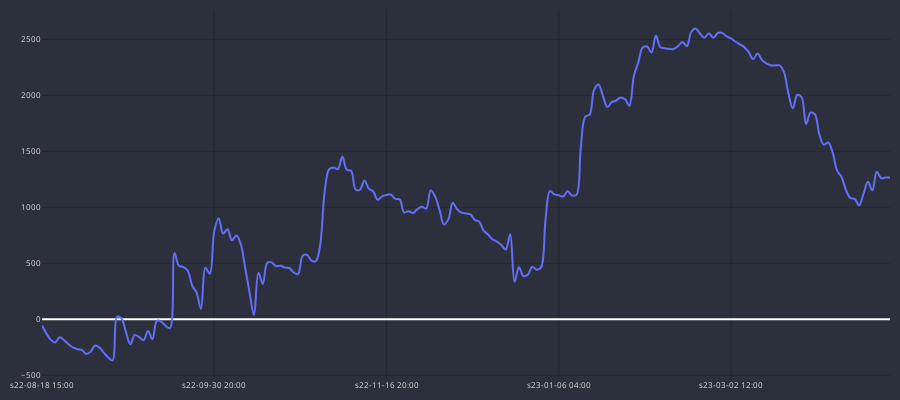
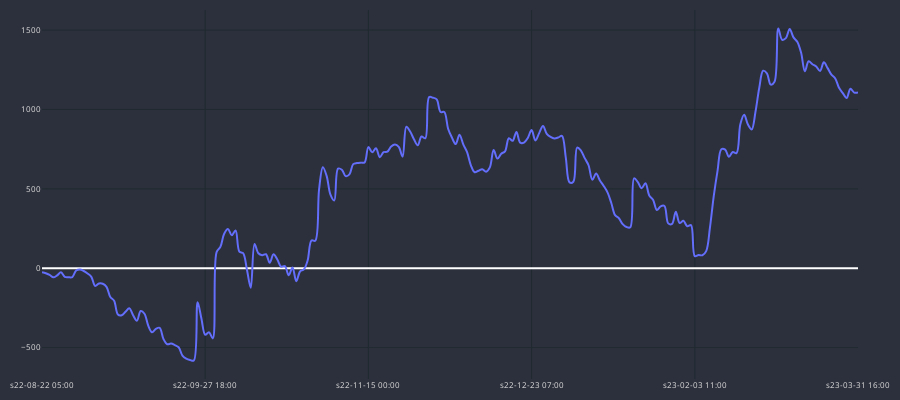
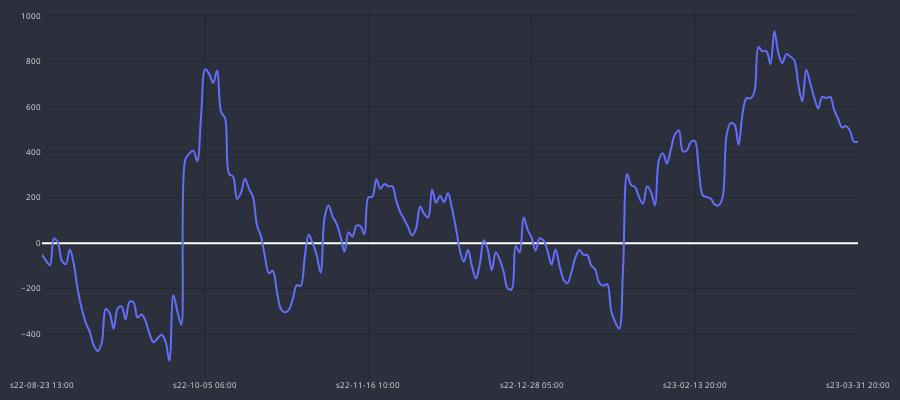
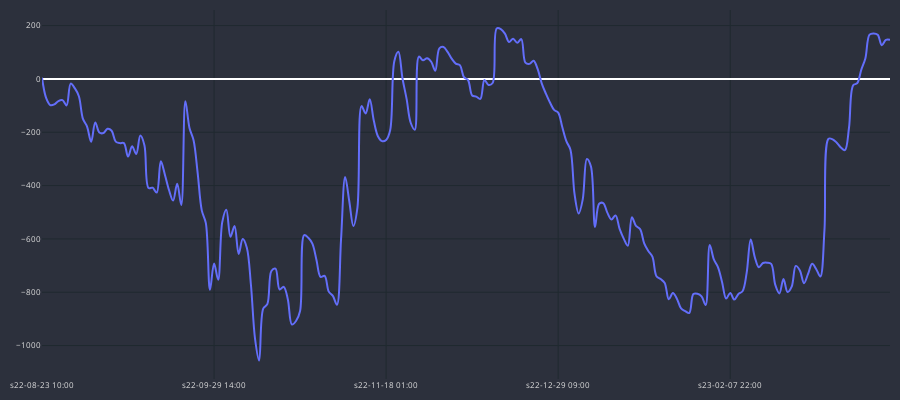

The notebook cell saved with these charts, in order:
### Code cell
for curr in df_MA_10_MA_20[df_MA_10_MA_20.total_gain > 0].pair.unique():
    temp_gains = df_ma_trades_h1[(df_ma_trades_h1.cross==cross)&
                           (df_ma_trades_h1.pair==curr)].copy()
    print(curr, int(temp_gains.GAIN.sum()))
    cp = CandlePlot(temp_gains, candles=False)
    cp.show_plot(line_traces=['GAIN_C'])

### Figure 1 — Plotly figure (JSON) as saved in the notebook; plotly's stock layout.template omitted (floating-point values rounded to 4 significant figures; data arrays with more than 128 entries replaced by an {"elided": "..."} marker saying what was removed)
{"data": [{"line": {"shape": "spline", "width": 2}, "name": "GAIN_C", "type": "scatter", "x": {"elided": "193 str values"}, "y": {"elided": "193 float values"}}], "layout": {"font": {"color": "#e1e1e1", "size": 8}, "height": 400, "margin": {"b": 10, "l": 10, "r": 10, "t": 10}, "paper_bgcolor": "#2c303c", "plot_bgcolor": "#2c303c", "width": 900, "xaxis": {"gridcolor": "#1f292f", "nticks": 5, "rangeslider": {"visible": false}}, "yaxis": {"gridcolor": "#1f292f"}}}

### Figure 2 — Plotly figure (JSON) as saved in the notebook; plotly's stock layout.template omitted (floating-point values rounded to 4 significant figures; data arrays with more than 128 entries replaced by an {"elided": "..."} marker saying what was removed)
{"data": [{"line": {"shape": "spline", "width": 2}, "name": "GAIN_C", "type": "scatter", "x": {"elided": "216 str values"}, "y": {"elided": "216 float values"}}], "layout": {"font": {"color": "#e1e1e1", "size": 8}, "height": 400, "margin": {"b": 10, "l": 10, "r": 10, "t": 10}, "paper_bgcolor": "#2c303c", "plot_bgcolor": "#2c303c", "width": 900, "xaxis": {"gridcolor": "#1f292f", "nticks": 5, "rangeslider": {"visible": false}}, "yaxis": {"gridcolor": "#1f292f"}}}

### Figure 3 — Plotly figure (JSON) as saved in the notebook; plotly's stock layout.template omitted (floating-point values rounded to 4 significant figures; data arrays with more than 128 entries replaced by an {"elided": "..."} marker saying what was removed)
{"data": [{"line": {"shape": "spline", "width": 2}, "name": "GAIN_C", "type": "scatter", "x": {"elided": "206 str values"}, "y": {"elided": "206 float values"}}], "layout": {"font": {"color": "#e1e1e1", "size": 8}, "height": 400, "margin": {"b": 10, "l": 10, "r": 10, "t": 10}, "paper_bgcolor": "#2c303c", "plot_bgcolor": "#2c303c", "width": 900, "xaxis": {"gridcolor": "#1f292f", "nticks": 5, "rangeslider": {"visible": false}}, "yaxis": {"gridcolor": "#1f292f"}}}

### Figure 4 — Plotly figure (JSON) as saved in the notebook; plotly's stock layout.template omitted (floating-point values rounded to 4 significant figures; data arrays with more than 128 entries replaced by an {"elided": "..."} marker saying what was removed)
{"data": [{"line": {"shape": "spline", "width": 2}, "name": "GAIN_C", "type": "scatter", "x": {"elided": "208 str values"}, "y": {"elided": "208 float values"}}], "layout": {"font": {"color": "#e1e1e1", "size": 8}, "height": 400, "margin": {"b": 10, "l": 10, "r": 10, "t": 10}, "paper_bgcolor": "#2c303c", "plot_bgcolor": "#2c303c", "width": 900, "xaxis": {"gridcolor": "#1f292f", "nticks": 5, "rangeslider": {"visible": false}}, "yaxis": {"gridcolor": "#1f292f"}}}
